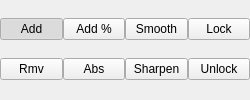
           <widget class="QWidget" name="buttonWidg" native="true">
            <property name="sizePolicy">
             <sizepolicy hsizetype="Fixed" vsizetype="Fixed">
              <horstretch>0</horstretch>
              <verstretch>0</verstretch>
             </sizepolicy>
            </property>
            <property name="minimumSize">
             <size>
              <width>200</width>
              <height>48</height>
             </size>
            </property>
            <property name="maximumSize">
             <size>
              <width>250</width>
              <height>500</height>
             </size>
            </property>
            <layout class="QGridLayout" name="gridLayout">
             <property name="margin">
              <number>0</number>
             </property>
             <property name="spacing">
              <number>0</number>
             </property>
             <item row="0" column="0">
              <widget class="QPushButton" name="add_btn">
               <property name="text">
                <string>Add</string>
               </property>
               <property name="checkable">
                <bool>true</bool>
               </property>
               <property name="checked">
                <bool>true</bool>
               </property>
               <property name="autoExclusive">
                <bool>true</bool>
               </property>
              </widget>
             </item>
             <item row="0" column="1">
              <widget class="QPushButton" name="addPerc_btn">
               <property name="text">
                <string>Add %</string>
               </property>
               <property name="checkable">
                <bool>true</bool>
               </property>
               <property name="autoExclusive">
                <bool>true</bool>
               </property>
              </widget>
             </item>
             <item row="0" column="2">
              <widget class="QPushButton" name="smooth_btn">
               <property name="toolTip">
                <string>&lt;!DOCTYPE HTML PUBLIC &quot;-//W3C//DTD HTML 4.0//EN&quot; &quot;http://www.w3.org/TR/REC-html40/strict.dtd&quot;&gt;
&lt;html&gt;&lt;head&gt;&lt;meta name=&quot;qrichtext&quot; content=&quot;1&quot; /&gt;&lt;style type=&quot;text/css&quot;&gt;
p, li { white-space: pre-wrap; }
&lt;/style&gt;&lt;/head&gt;&lt;body style=&quot; font-family:'MS Shell Dlg 2'; font-size:8.25pt; font-weight:400; font-style:normal;&quot;&gt;
&lt;p style=&quot; margin-top:0px; margin-bottom:0px; margin-left:0px; margin-right:0px; -qt-block-indent:0; text-indent:0px;&quot;&gt;&lt;span style=&quot; font-size:8pt;&quot;&gt;SHIFT in paint&lt;/span&gt;&lt;/p&gt;&lt;/body&gt;&lt;/html&gt;</string>
               </property>
               <property name="text">
                <string>Smooth</string>
               </property>
               <property name="checkable">
                <bool>true</bool>
               </property>
               <property name="autoExclusive">
                <bool>true</bool>
               </property>
              </widget>
             </item>
             <item row="0" column="3">
              <widget class="QPushButton" name="locks_btn">
               <property name="text">
                <string>Lock</string>
               </property>
               <property name="checkable">
                <bool>true</bool>
               </property>
               <property name="autoExclusive">
                <bool>true</bool>
               </property>
              </widget>
             </item>
             <item row="1" column="0">
              <widget class="QPushButton" name="rmv_btn">
               <property name="toolTip">
                <string>&lt;!DOCTYPE HTML PUBLIC &quot;-//W3C//DTD HTML 4.0//EN&quot; &quot;http://www.w3.org/TR/REC-html40/strict.dtd&quot;&gt;
&lt;html&gt;&lt;head&gt;&lt;meta name=&quot;qrichtext&quot; content=&quot;1&quot; /&gt;&lt;style type=&quot;text/css&quot;&gt;
p, li { white-space: pre-wrap; }
&lt;/style&gt;&lt;/head&gt;&lt;body style=&quot; font-family:'MS Shell Dlg 2'; font-size:8.25pt; font-weight:400; font-style:normal;&quot;&gt;
&lt;p style=&quot; margin-top:0px; margin-bottom:0px; margin-left:0px; margin-right:0px; -qt-block-indent:0; text-indent:0px;&quot;&gt;&lt;span style=&quot; font-size:8pt;&quot;&gt;CONTROL in paint&lt;/span&gt;&lt;/p&gt;&lt;/body&gt;&lt;/html&gt;</string>
               </property>
               <property name="text">
                <string>Rmv</string>
               </property>
               <property name="checkable">
                <bool>true</bool>
               </property>
               <property name="autoExclusive">
                <bool>true</bool>
               </property>
              </widget>
             </item>
             <item row="1" column="1">
              <widget class="QPushButton" name="abs_btn">
               <property name="text">
                <string>Abs</string>
               </property>
               <property name="checkable">
                <bool>true</bool>
               </property>
               <property name="autoExclusive">
                <bool>true</bool>
               </property>
              </widget>
             </item>
             <item row="1" column="2">
              <widget class="QPushButton" name="sharpen_btn">
               <property name="text">
                <string>Sharpen</string>
               </property>
               <property name="checkable">
                <bool>true</bool>
               </property>
               <property name="autoExclusive">
                <bool>true</bool>
               </property>
              </widget>
             </item>
             <item row="1" column="3">
              <widget class="QPushButton" name="unLocks_btn">
               <property name="text">
                <string>Unlock</string>
               </property>
               <property name="checkable">
                <bool>true</bool>
               </property>
               <property name="autoExclusive">
                <bool>true</bool>
               </property>
              </widget>
             </item>
            </layout>
           </widget>
